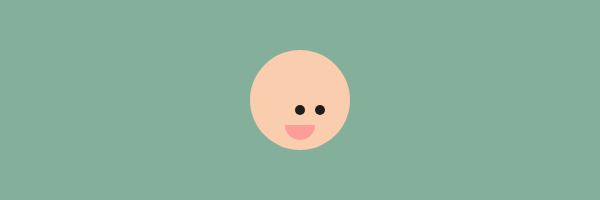
Frame 1 (no input)
Frame 60 (no input): identical to frame 1, image omitted
Frame 120 (the mouse pressed at the canvas centre since frame 60): identical to frame 1, image omitted

The p5.js sketch that drew this single still picture (run headless with seeded random() and noise() and a simulated clock; from frame 60 on, the mouse is pressed at the canvas centre):

// p5.js sketch
// ── sketch.js
var faceScale = 1;
var faceType = 0;
var faceRotation = 0;

function setup() { 
	createCanvas(600, 200);
   noStroke();
} 

function draw() { 
   background(131, 175, 155);

   drawHappyFace(300, 100, faceScale, faceType, faceRotation);

   if(keyIsDown(68)){
      faceRotation += 0.1;
   }
   
   if(keyIsDown(65)){
      faceRotation -= 0.1;
   }

   if(keyIsDown(87) && faceScale < 1.5){
      faceScale += 0.02;
   }

   if(keyIsDown(83) && faceScale > 2/3){
      faceScale -= 0.02;
   }
}

function drawHappyFace(x, y, s, t, r){
   push();
   translate(x, y);
   rotate(r);
   scale(s);

   if(t == 0){
   //Face
   fill(249,205,173);//rosy beige
   ellipse(0, 0, 100, 100);

   //Eye 1
   fill(30);//dark gray
   ellipse(0, 10, 10, 10);

   //Eye 2
   ellipse(20, 10, 10, 10);

   //Mouth
   fill(252,157,154);//light pink
   arc(0, 25, 30, 30, 0, radians(180), PIE);
   pop();
   }
   else if(t == 1){
   //Face
   fill(233,247,172);//greenish
   ellipse(0, 0, 100, 100);
   
   //Eye 1
   stroke(30);//dark gray
   strokeWeight(2);
   line(-5, 5, 5, 15);
   line(-5, 15, 5, 5);
   
   //Eye 2
   line(15, 5, 25, 15);
   line(15, 15, 25, 5);
 
   //Mouth
   line(-10, 28, 10, 28);
   pop();
   }
}

function keyPressed(){
   if(keyCode == 69){
      faceType = 1;
   }
   if(keyCode == 81){
      faceType = 0;
   }
}
